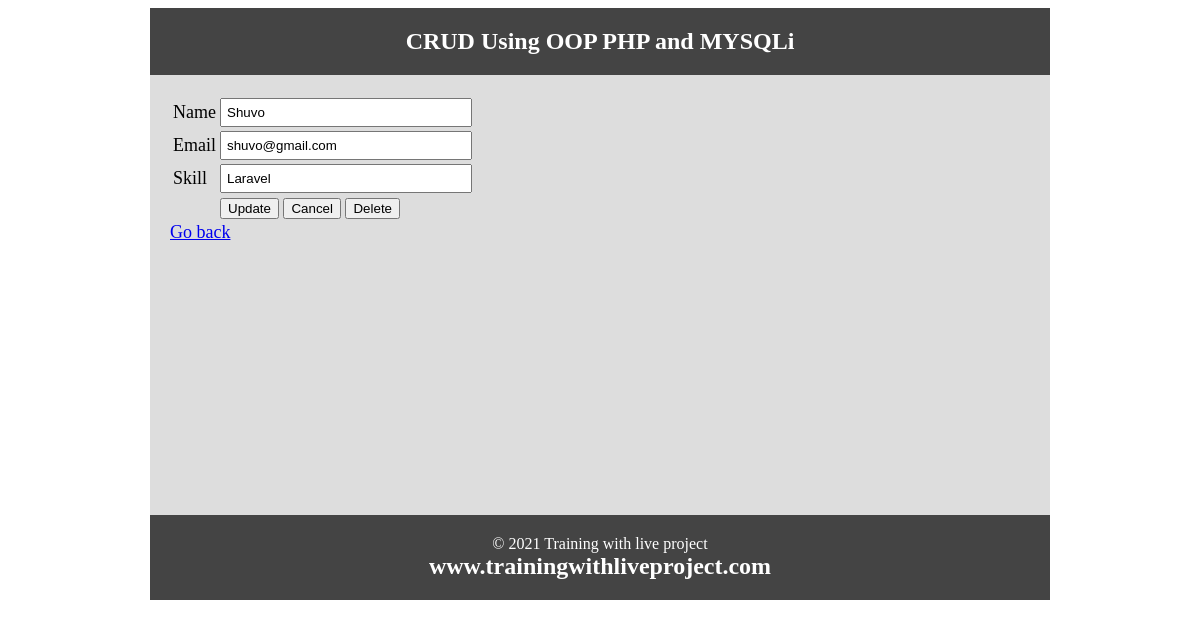
Screenshot of /oopcrud/update.php?id=4 with the database file from the repository.
### tables this page shows
CREATE TABLE `tbl_user` (
  `id` int(11) NOT NULL,
  `name` varchar(50) NOT NULL,
  `email` varchar(255) NOT NULL,
  `skill` varchar(50) NOT NULL
);

### oopcrud/Database.php (called while the page is built, shortened)
<?php
class Database{
    public $host   = DB_HOST;
    public $user   = DB_USER;
    public $pass   = DB_PASS;
    public $dbname = DB_NAME;
    public $link;
    private function connectDB(){
           $this->link = new mysqli($this->host, $this->user, $this->pass, $this->dbname);
    }
    public function select($query){
        $result = $this->link->query($query) or die ($this->link->error.__line__);
        if($result->num_rows > 0){
            return $result;
        }else{
            return false;
        }
    }
}
?>

### oopcrud/update.php (the view, shortened to what this page needs)
<?php
include 'inc/header.php';
include 'Database.php';
?>
<?php
  $id = $_GET['id'];
  $db = new Database();
  $query = "SELECT * FROM tbl_user WHERE id=$id";
  $getData = $db->select($query)->fetch_assoc();
?>
<form action="update.php?id=<?php echo $id; ?>" method="post">
        <table>
          <tr>
          <td>Name</td>
          <td><input type="text" name="name" value="<?php echo $getData['name']; ?>"/></td>
          </tr>
          <tr>
          <td>Email</td>
          <td><input type="text" name="email" value="<?php echo $getData['email']; ?>"/></td>
          </tr>
          <tr>
          <td>Skill</td>
          <td><input type="text" name="skill" value="<?php echo $getData['skill']; ?>"/></td>
          </tr>
          <tr>
          <td></td>
          <td>
          <input type="submit" name="submit" value="Update"/>
          <input type="reset" value="Cancel"/>
          <input type="submit" name="delete" Value="Delete" />
          </td>
          </tr>
        </table>
        </form>
        <a href="index.php">Go back</a>
<?php include 'inc/footer.php'; ?>

### rows the page displays
tbl_user: name "Shuvo", email "shuvo@gmail.com", skill "Laravel"
